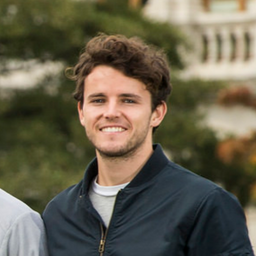
#> input picture partA/profilepic256x256.png, 256 x 256 px
$ python PCA_for_image_reconstruction.py   (older library calls are emulated)
#> lines starting #> are read from the running program, lines starting #| are printed output that depends on the picture

from numpy import mean,cov,cumsum,dot,linalg,size,argsort,shape,reshape,concatenate,hstack,vstack,array,poly1d,polyfit,linspace
from pylab import imread,subplot,imshow,title,gray,figure,show,NullLocator,savefig,text,bar,close,xlabel,ylabel
from skimage.measure import compare_ssim

pic_orig = imread('profilepic256x256.png') # must be a 256x256 image i.e. (16x16)x(16x16)
#> pic_orig is the input picture: shape (256, 256, 4) float32; mean R, G, B, A 0.398, 0.375, 0.301, 1
pic_orig = mean(pic_orig,2)
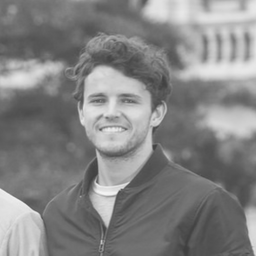
#> pic_orig: shape (256, 256) float32; min 0.25, max 0.962, mean 0.518
#pic_orig_r = pic_orig[:,:,0] # to be done: PCA reconstruction of colour image
#pic_orig_g = pic_orig[:,:,1]
#pic_orig_b = pic_orig[:,:,2]

# split the image into 256 patches of size 16x16
patches=[]
scores=[]
for i in range (0, 256, 16):
    for j in range (0, 256, 16):
        patches.append(pic_orig[i:i+16,j:j+16])
#> after the loop, patches = 256 items

for k in range(0,16,1): # there are a total of 16 principal components for each patch
    patch_PC=[]
    patches_reconstructed=[]
    for i in range(256):
        M = (patches[i]-mean(patches[i].T,axis=1)).T   # normalize along columns
        eig_val,eig_vec = linalg.eig(cov(M))
        idx = argsort(eig_val)                         # sort the eigenvalues
        idx = idx[::-1]
        eig_vec = eig_vec[:,idx]                       # sort the eigenvalues
        eig_val = eig_val[idx]                         # sorting eigenvalues
        eig_vecs = eig_vec[:,range(k)]                 # only select k PCs for image reconstruction
        score = dot(eig_vecs.T,M)
        patches_reconstructed.append(dot(eig_vecs,score).T+mean(patches[i],axis=0)) # reconstruct image

    # plot reconstructed images (i.e. with multiple PCs)
    rows=[]
    patches_reconstructed_img=[]
    for i in range (0, 256, 16):
        rows.append(patches_reconstructed[i:i+16])
        row = hstack(patches_reconstructed[i:i+16])
        if i==0:
            patches_reconstructed_img = row
        else:
            patches_reconstructed_img = vstack((patches_reconstructed_img,row))

    # Calulate the Structural Similarity Index (SSIM) between the two images
    score,_ = compare_ssim(pic_orig, patches_reconstructed_img, full=True)
    scores.append(score)

    ks=str(list(range(0, k+1)))
    imshow(patches_reconstructed_img)
    title('k = '+ ks)
    text(3, 10, "SSIM: {}".format(score), style='italic', fontsize=8,
        bbox={'facecolor': 'white', 'alpha': 1, 'pad': 1})

    gray()
    savefig('output/k='+ks+'.png')
    close()
#> this loop made 16 passes
#> score on passes 1 to 12: 0.819, 0.952, 0.982, 0.991, 0.996, 0.998, 0.999, 1, 1, 1, 1, 1
#> pass 1, `savefig('output/k='+ks+'.png')`:
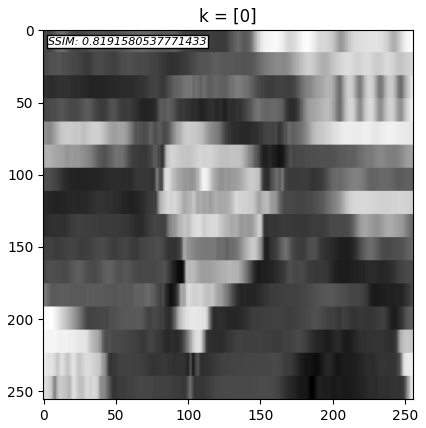
#> figure drawn by matplotlib, 1 panel
#> pass 2, `savefig('output/k='+ks+'.png')`:
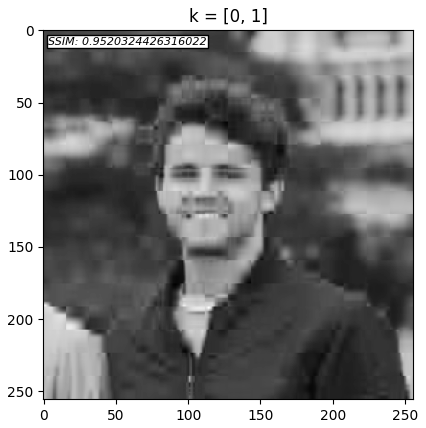
#> figure drawn by matplotlib, 1 panel
#> after the loop, scores = [0.819, 0.952, 0.982, 0.991, 0.996, 0.998, 0.999, 1, 1, 1, 1, 1, 1, 1, 1, 1]

# plot similarity scores
figure(1)
x = array(list(range(0, k+1)))
y = array(scores)
#> y has the same summary as scores
bar(x, y, align='center', alpha=0.5)
title('SSIM by number of PCs')
xlabel('number of Principal Components (PCs) used')
ylabel('Structural Similarity Index (SSIM)')
savefig('output/SSIM_by_PCs.png')
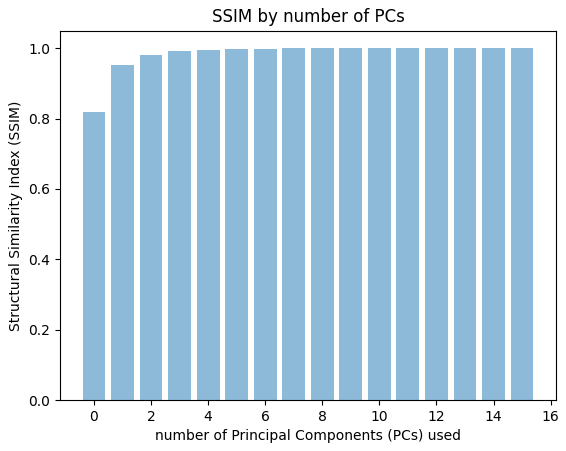
#> figure drawn by matplotlib, 1 panel; tallest bar 1 high, from x = 14.6 to 15.4
close()
